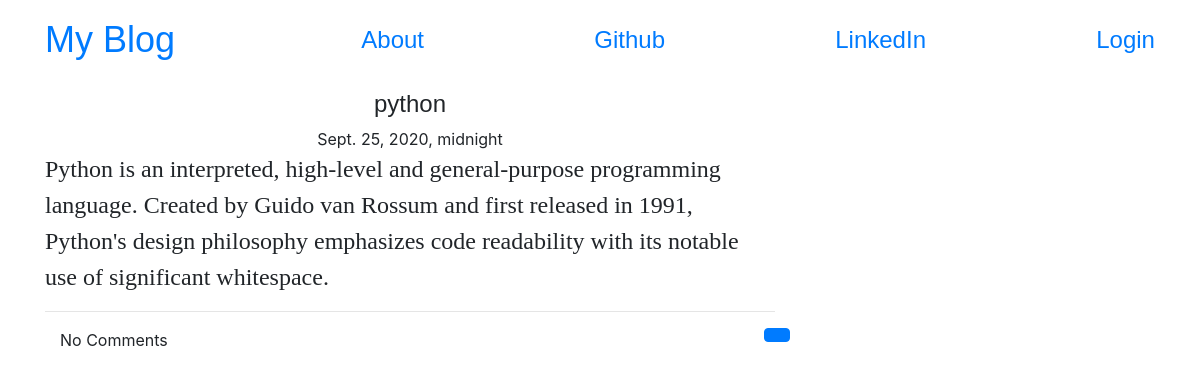
/post/6, run on the app's committed database.
### blog/models.py (models this page shows, shortened)
class Post(models.Model):
    author = models.ForeignKey('auth.user',models.SET_NULL,blank=True,null=True)
    title = models.CharField(max_length=200)
    text = models.TextField()
    created_date = models.DateTimeField(default=timezone.now)
    published_date = models.DateTimeField(blank=True,null=True)

### blog/views.py (the view)
# urls.py: url(r'post/(?P<pk>\d+)$', views.PostDetailView.as_view(), name = 'post_detail'),
class PostDetailView(DetailView):
    model = Post

### blog/templates/blog/post_detail.html (shortened to what this page needs)
{% extends "blog/base.html" %}
{% block content %}
<h1 class = " posttitle loader">{{post.title}}</h1>
{% if post.published_date %}
<div class = "date postdate">
  {{ post.published_date}}
</div>
{% else %}
<a class = "btn btn-default" href = "{% url 'post_publish' pk=post.pk %}">Publish</a>
{% endif %}
<p class = 'postcontent'>{{post.text|safe|linebreaksbr}}</p>
<hr>
<a class = 'btn btn-primary btn-comment' href = "{% url 'posts:add_comment_to_post' pk=post.pk %}"></a>
<div class = "container">
  {% for comment in post.comments.all %}
  <br>
    {% if user.is_authenticated or comment.approve_comment %}
       {{comment.created_date}}
       {% if not comment.approve_comment %}
       <a class = "btn btn-primary" href = "{% url 'posts:comment_remove' pk=comment.pk %}">
         <span class = "glyphicon glyphicon-remove"></span>Remove
       </a>
       <a class = "btn btn-primary" href = "{% url 'posts:comment_approve' pk=comment.pk %}">
         <span class = "glyphicon glyphicon-ok"></span>ok
       </a>
       {% endif %}
       <p>{{comment.text|safe|linebreaksbr}}</p>
       <p>Posted By: {{comment.author}}</p>
    {% endif %}
    {% empty %}
    <p>No Comments</p>
  {% endfor %}
</div>
{% endblock %}

### blog/templates/blog/base.html (shortened to what this page needs)
<!DOCTYPE html>
{% load static %}
<html lang = "en" dir = "ltr">
  <head>
    <link rel = "stylesheet" href = "https://stackpath.bootstrapcdn.com/bootstrap/4.5.2/css/bootstrap.min.css">
    <link rel = "stylesheet" href = "//cdn.jsdelivr.net/npm/medium-editor@latest/dist/css/medium-editor.min.css" type = "text/css" media = "screen" charset = "utf-8">
    <link rel = "stylesheet" href = "{% static 'css/blog.css' %}">
  </head>
  <body class = "loader">
    <nav class  = "navbar navbar-default techfont Custom-navbar">
      <div class = "container">
        <a class = "navbar-brand bigbrand" href = "{% url 'posts:post_list' %}">My Blog</a>
        <a href = "{% url 'posts:about' %}">About</a>
        <a href =  "https://www.github.com">Github</a>
        <a href = "https://www.linkedin.com">LinkedIn</a>
          {% if user.is_authenticated %}
          <a href = "{% url 'posts:post_new' %}">New Post</a>
          <a href = "{% url 'posts:post_draft_list' %}">Drafts</a>
          <a href = "{% url 'logout' %}">Log Out</a>
          <a>Welcome : {{user.username }}</a>
          {% else %}
          <a class = "nav navbar-right" href = "{% url 'login' %}"><span class = 'glyphicon glyphicon-user'>Login</span></a>
          {% endif %}
      </div>
    </nav>
    <div class = "content container">
      <div class = "row">
        <div class = "col-md-8">
          <div class = "blog_post">
            {% block content %}
            {% endblock %}
          </div>
        </div>
      </div>
    </div>
 </body>
</html>

### blog/static/css/blog.css (style rules this page uses)
.techfont { font-family: 'Source Sans Pro',sans-serif; font-size: 1.5em; margin-bottom: 10px; }
.bigbrand { font-size: 1.5em; }
.postdate { text-align:center; }
.posttitle { font-family: 'Source Sans Pro',sans-serif; font-size: 1.5em; text-align: center; }
.postcontent { font-family: 'MontSerrat'; font-size: 1.5em; }
.btn-comment { position: absolute; right: 0px; }
.loader { filter:hue-rotate(0deg); color:linear-gradient(45deg,#0f8,#08f); animation:hue 10000ms infinite linear; }

### data on the page
Post: title "python", published_date "Sept. 25, 2020, midnight", text "Python is an interpreted, high-level and general-purpose programming language. Created by Guido van Rossum and first released in 1991, Python's design philosophy emphasizes code readability with its notable use of significant whitespace."
